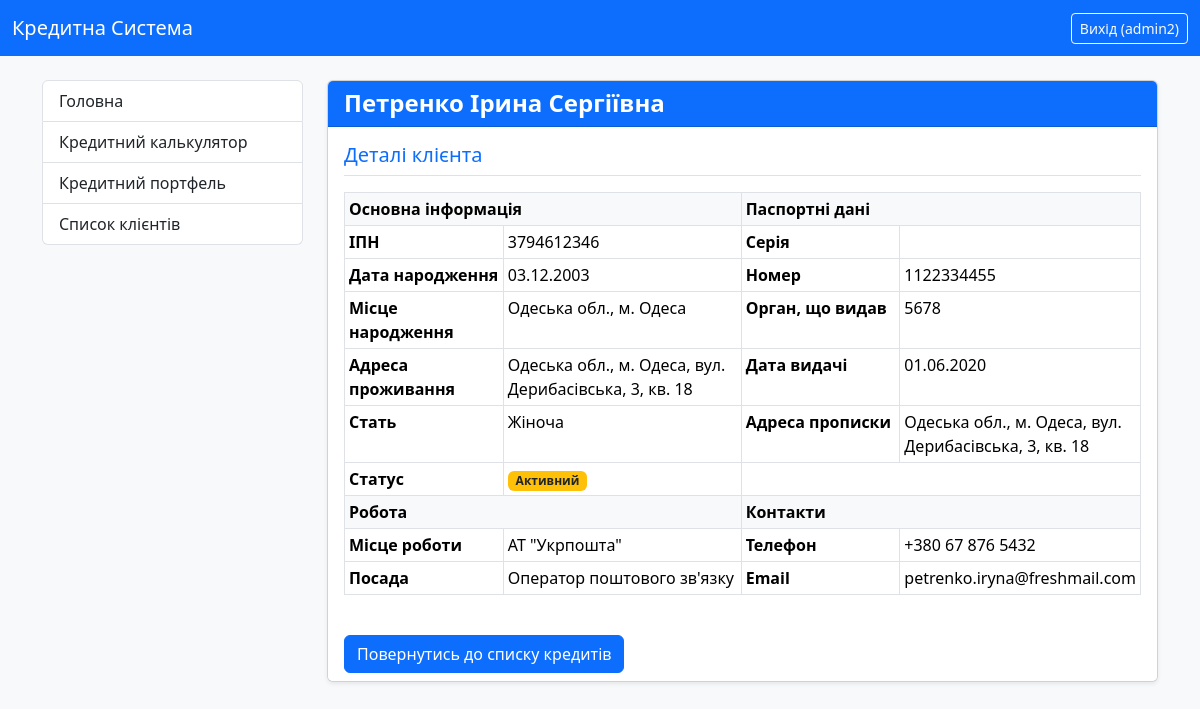
The page /client/6/ (signed in) on the database its author committed.
### credit_system/models.py (models this page shows, shortened)
class CustomUser(AbstractUser):
    ROLE_CHOICES = (
        ('admin', 'Адмін'),
        ('manager', 'Менеджер'),
        ('client', 'Клієнт'),
    )
    role = models.CharField(
        max_length=10,
        choices=ROLE_CHOICES,
        default='client',
        verbose_name="Роль користувача"
    )
    middle_name = models.CharField(max_length=100, verbose_name="По батькові", blank=True)
    IPN = models.CharField(
        max_length=10,
        unique=True,
        verbose_name="ІПН",
        validators=[numeric_validator],
        null=True,
        blank=True
    )
    phone_number = models.CharField(max_length=20, verbose_name="Номер телефону", blank=True)
    address = models.CharField(max_length=255, verbose_name="Адреса", blank=True)
    date_of_birth = models.DateField(verbose_name="Дата народження", null=True, blank=True)
    SEX_CHOICES = (
        ('m', 'Чоловіча'),  # Значення в базі: 'm', Зображається: 'Чоловіча'
        ('w', 'Жіноча'),  # Значення в базі: 'w', Зображається: 'Жіноча'
    )
    sex = models.CharField(
        max_length=1,
        choices=SEX_CHOICES,
        default='m',
        verbose_name="Стать",
        blank=True,
        null=True
    )
    address_registration = models.CharField(max_length=255, verbose_name="Адреса прописки", blank=True)
    address_residential = models.CharField(max_length=255, verbose_name="Адреса проживання", blank=True)
    place_of_birth = models.CharField(max_length=255, verbose_name="Місце народження", blank=True)
    passport_series = models.CharField(max_length=2, verbose_name="Серія паспорту", blank=True)
    passport_number = models.CharField(max_length=10, verbose_name="Номер паспорту", blank=True)
    passport_vidan = models.CharField(max_length=255, verbose_name="Орган що видав паспорт", blank=True)
    passport_date = models.DateField(verbose_name="Дата видачі паспорта", null=True, blank=True)
    work_place = models.CharField(max_length=100, verbose_name="Місце роботи", blank=True)
    position = models.CharField(max_length=100, verbose_name="Посада", blank=True)
    notes = models.CharField(max_length=255, verbose_name="Нотатки", blank=True)
    class Meta:
        verbose_name = "Користувач"
        verbose_name_plural = "Користувачі"

### credit_system/views.py (the view)
# urls.py: path('client/<int:pk>/', views.ClientDetailView.as_view(), name='client_detail'),
class ClientDetailView(LoginRequiredMixin, DetailView):
    model = CustomUser
    template_name = 'credit_system/client_detail.html'
    context_object_name = 'client'
    def get_object(self, queryset=None):
        pk = self.kwargs.get(self.pk_url_kwarg)
        client_object = get_object_or_404(self.model, pk=pk)
        if not (self.request.user.is_superuser or self.request.user.is_manager):
            if client_object != self.request.user:
                raise Http404("Ви не маєте доступу до цього профілю клієнта.")
        return client_object

### credit_system/templates/credit_system/client_detail.html (shortened to what this page needs)
{% extends "credit_system/base.html" %}
{% block content %}
    <div class="card shadow-sm">
        <div class="card-header bg-primary text-white">
            <h4 class="mb-0">
                <strong>{{ client.last_name }} {{ client.first_name }} {{ client.middle_name }}</strong>
            </h4>
        </div>
        <div class="card-body">
            <h5 class="text-primary border-bottom pb-2 mb-3">Деталі клієнта</h5>
            <table class="table table-bordered table-sm detail-table">
                <tbody>
                    <tr class="table-header">
                        <td colspan="2" class="fw-bold bg-light">Основна інформація</td>
                        <td colspan="2" class="fw-bold bg-light">Паспортні дані</td>
                    </tr>
                    <tr>
                        <th style="width: 20%;">ІПН</th>
                        <td style="width: 30%;">{{ client.IPN }}</td>
                        <th style="width: 20%;">Серія</th>
                        <td style="width: 30%;">{{ client.passport_series }}</td>
                    </tr>
                    <tr>
                        <th>Дата народження</th>
                        <td>{{ client.date_of_birth|date:"d.m.Y" }}</td>
                        <th>Номер</th>
                        <td>{{ client.passport_number }}</td>
                    </tr>
                    <tr>
                        <th>Місце народження</th>
                        <td>{{ client.place_of_birth }}</td>
                        <th>Орган, що видав</th>
                        <td>{{ client.passport_vidan }}</td>
                    </tr>
                    <tr>
                        <th>Адреса проживання</th>
                        <td>{{ client.address_residential }}</td>
                        <th>Дата видачі</th>
                        <td>{{ client.passport_date|date:"d.m.Y" }}</td>
                    </tr>
                    <tr>
                        <th>Стать</th>
                        <td>
                            {% if client.sex == 'm' %}Чоловіча{% elif client.sex == 'w' %}Жіноча{% endif %}
                        </td>
                        <th>Адреса прописки</th>
                        <td>{{ client.address_registration }}</td>
                    </tr>
                    <tr>
                        <th>Статус</th>
                        <td>
                            {% if client.is_active %}
                                <span class="badge bg-warning text-dark">Активний</span>
                            {% else %}
                                <span class="badge bg-success">Не активний</span>
                            {% endif %}
                        </td>
                        <td colspan="2"></td> </tr>
                    <tr class="table-header">
                        <td colspan="2" class="fw-bold bg-light mt-3">Робота</td>
                        <td colspan="2" class="fw-bold bg-light mt-3">Контакти</td>
                    </tr>
                    <tr>
                        <th>Місце роботи</th>
                        <td>{{ client.work_place }}</td>
                        <th>Телефон</th>
                        <td>{{ client.phone_number }}</td>
                    </tr>
                    <tr>
                        <th>Посада</th>
                        <td>{{ client.position }}</td>
                        <th>Email</th>
                        <td>{{ client.email }}</td>
                    </tr>
                </tbody>
            </table>
        </div>
        <div class="card-footer bg-white border-0">
            {% with source=request.GET.source %}
                {% if source == 'credits' %}
                    <a href="{% url 'all_credits_list' %}" class="btn btn-primary">Повернутись до списку кредитів</a>
                {% elif source == 'clients' %}
                    <a href="{% url 'all_clients_list' %}" class="btn btn-primary">Повернутись до списку клієнтів</a>
                {% else %}
                    <a href="{% url 'all_credits_list' %}" class="btn btn-primary">Повернутись до списку кредитів</a>
                {% endif %}
            {% endwith %}
        </div>
    </div>
{% endblock %}

### credit_system/templates/credit_system/base.html (shortened to what this page needs)
{% load static %}
<!DOCTYPE html>
<html lang="uk">
<head>
    <link href="https://cdn.jsdelivr.net/npm/bootstrap@5.3.3/dist/css/bootstrap.min.css" rel="stylesheet">
    <link rel="stylesheet" href="{% static 'credit_system/style.css' %}">
</head>
<body class="bg-light">
<nav class="navbar navbar-expand-lg navbar-dark bg-primary">
  <div class="container-fluid">
    <a class="navbar-brand" href="{% url 'index' %}">Кредитна Система</a>
    <div class="d-flex">
      {% if user.is_authenticated %}
        <form method="post" action="{% url 'logout' %}" class="d-inline">
          <button type="submit" class="btn btn-outline-light btn-sm">
            Вихід ({{ user.username }})
          </button>
        </form>
      {% else %}
        <a href="{% url 'login' %}" class="btn btn-outline-light btn-sm">Вхід</a>
      {% endif %}
    </div>
  </div>
</nav>
<div class="container mt-4">
  <div class="row">
    <div class="col-lg-3 mb-3">
      <div class="list-group">
        <a href="{% url 'index' %}" class="list-group-item list-group-item-action">
          Головна
        </a>
        <a href="{% url 'credit_calculator' %}" class="list-group-item list-group-item-action">
          Кредитний калькулятор
        </a>
        {% if user.is_authenticated %}
            {% if user.is_superuser or user.is_manager %}
                <a href="{% url 'all_credits_list' %}" class="list-group-item list-group-item-action">
                    Кредитний портфель
                </a>
                <a href="{% url 'all_clients_list' %}" class="list-group-item list-group-item-action">
                    Список клієнтів
                </a>
            {% elif user.is_client %}
                <a href="{% url 'user_credits_list' %}" class="list-group-item list-group-item-action">
                    Мої кредити
                </a>
            {% endif %}
        {% endif %}
      </div>
    </div>
    <div class="col-lg-9">
      {% block content %}{% endblock %}
    </div>
  </div>
</div>
</body>
</html>

### credit_system/static/credit_system/style.css (style rules this page uses)
body { background-color: #f8f9fa; }

### rows shown on the page
CustomUser: username "admin2"
CustomUser: last_name "Петренко", first_name "Ірина", middle_name "Сергіївна", IPN "3794612346", date_of_birth "03.12.2003", passport_number "1122334455", place_of_birth "Одеська обл., м. Одеса", passport_vidan "5678", address_residential "Одеська обл., м. Одеса, вул. Дерибасівська, 3, кв. 18", passport_date "01.06.2020", address_registration "Одеська обл., м. Одеса, вул. Дерибасівська, 3, кв. 18", work_place "АТ \"Укрпошта\"", phone_number "+380 67 876 5432", position "Оператор поштового зв'язку", email "petrenko.iryna@freshmail.com"
